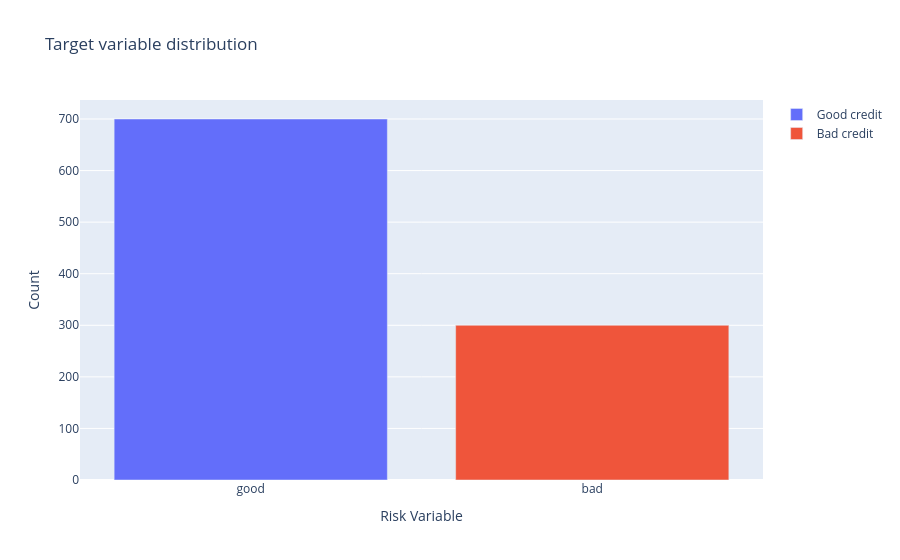

Notebook source saved alongside this figure:
### Code cell
trace0 = go.Bar(
    x=df_credit[df_credit["Risk"] == "good"]["Risk"].value_counts().index.values,
    y=df_credit[df_credit["Risk"] == "good"]["Risk"].value_counts().values,
    name="Good credit",
)

trace1 = go.Bar(
    x=df_credit[df_credit["Risk"] == "bad"]["Risk"].value_counts().index.values,
    y=df_credit[df_credit["Risk"] == "bad"]["Risk"].value_counts().values,
    name="Bad credit",
)

data = [trace0, trace1]

layout = go.Layout()

layout = go.Layout(yaxis=dict(title="Count"), xaxis=dict(title="Risk Variable"), title="Target variable distribution")

plot1 = go.Figure(data=data, layout=layout)

py.iplot(plot1, filename="grouped-bar")

### Figure 1 — Plotly figure (JSON) as saved in the notebook; plotly's stock layout.template omitted (floating-point values rounded to 4 significant figures)
{"data": [{"name": "Good credit", "type": "bar", "x": ["good"], "y": [700]}, {"name": "Bad credit", "type": "bar", "x": ["bad"], "y": [300]}], "layout": {"autosize": true, "title": {"text": "Target variable distribution"}, "xaxis": {"autorange": true, "range": [-0.5, 1.5], "title": {"text": "Risk Variable"}, "type": "category"}, "yaxis": {"autorange": true, "range": [0, 736.8], "title": {"text": "Count"}, "type": "linear"}}}
